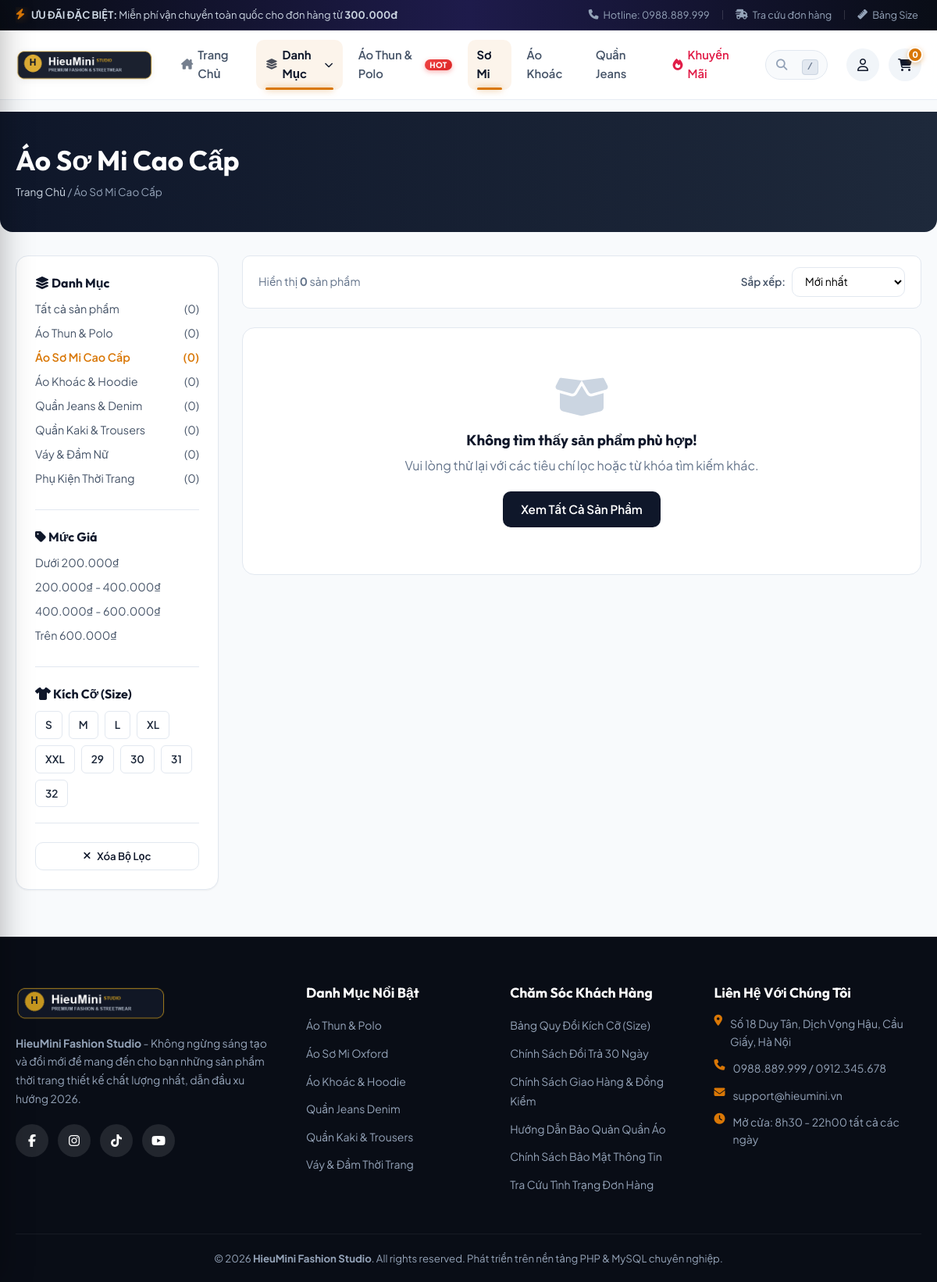
/products.php?cat=ao-so-mi, run on the app's committed database.
### tables this page shows
CREATE TABLE IF NOT EXISTS `categories` (
    `id` INT AUTO_INCREMENT PRIMARY KEY,
    `name` VARCHAR(100) NOT NULL,
    `slug` VARCHAR(100) NOT NULL UNIQUE,
    `description` TEXT DEFAULT NULL,
    `image` VARCHAR(255) DEFAULT NULL,
    `status` TINYINT(1) DEFAULT 1,
    `created_at` TIMESTAMP DEFAULT CURRENT_TIMESTAMP
);

### products.php (the view, shortened to what this page needs)
<?php
require_once __DIR__ . '/includes/header.php';
$catSlug = isset($_GET['cat']) ? trim($_GET['cat']) : '';
$keyword = isset($_GET['keyword']) ? trim($_GET['keyword']) : '';
$priceRange = isset($_GET['price']) ? trim($_GET['price']) : '';
$selectedSize = isset($_GET['size']) ? trim($_GET['size']) : '';
$sort = isset($_GET['sort']) ? trim($_GET['sort']) : 'newest';
$cats = $pdo->query("SELECT c.*, COUNT(p.id) as product_count FROM categories c LEFT JOIN products p ON c.id = p.category_id AND p.status = 1 WHERE c.status = 1 GROUP BY c.id ORDER BY c.id ASC")->fetchAll();
$query = "SELECT p.*, c.name as category_name, c.slug as category_slug FROM products p JOIN categories c ON p.category_id = c.id WHERE p.status = 1";
$params = [];
if ($catSlug) {
    $query .= " AND c.slug = ?";
    $params[] = $catSlug;
}
switch ($sort) {
    case 'newest':
    default:
        $query .= " ORDER BY p.id DESC";
        break;
}
$stmt = $pdo->prepare($query);
$stmt->execute($params);
$products = $stmt->fetchAll();
$currentCatName = "Tất Cả Sản Phẩm Thời Trang";
if ($catSlug) {
    foreach ($cats as $c) {
        if ($c['slug'] === $catSlug) {
            $currentCatName = $c['name'];
            break;
        }
    }
}
?>
<div class="page-header-banner">
    <div class="container">
        <h1><?= htmlspecialchars($currentCatName) ?></h1>
        <div class="breadcrumbs">
            <a href="index.php">Trang Chủ</a> / <span><?= htmlspecialchars($currentCatName) ?></span>
        </div>
    </div>
</div>
<div class="container">
    <div class="shop-layout">
        <aside class="shop-sidebar">
            <div class="filter-group">
                <h4 class="filter-title"><i class="fa-solid fa-layer-group"></i> Danh Mục</h4>
                <ul class="filter-list">
                    <li>
                        <a href="products.php" class="<?= empty($catSlug) ? 'active' : '' ?>">
                            <span>Tất cả sản phẩm</span>
                            <span>(<?= array_sum(array_column($cats, 'product_count')) ?>)</span>
                        </a>
                    </li>
                    <?php foreach ($cats as $c): ?>
                        <li>
                            <a href="products.php?cat=<?= $c['slug'] ?>" class="<?= $catSlug === $c['slug'] ? 'active' : '' ?>">
                                <span><?= htmlspecialchars($c['name']) ?></span>
                                <span>(<?= $c['product_count'] ?>)</span>
                            </a>
                        </li>
                    <?php endforeach; ?>
                </ul>
            </div>
            <div class="filter-group">
                <h4 class="filter-title"><i class="fa-solid fa-tag"></i> Mức Giá</h4>
                <ul class="filter-list">
                    <li><a href="products.php?<?= http_build_query(array_merge($_GET, ['price' => 'under_200'])) ?>" class="<?= $priceRange === 'under_200' ? 'active' : '' ?>">Dưới 200.000₫</a></li>
                    <li><a href="products.php?<?= http_build_query(array_merge($_GET, ['price' => '200_400'])) ?>" class="<?= $priceRange === '200_400' ? 'active' : '' ?>">200.000₫ - 400.000₫</a></li>
                    <li><a href="products.php?<?= http_build_query(array_merge($_GET, ['price' => '400_600'])) ?>" class="<?= $priceRange === '400_600' ? 'active' : '' ?>">400.000₫ - 600.000₫</a></li>
                    <li><a href="products.php?<?= http_build_query(array_merge($_GET, ['price' => 'above_600'])) ?>" class="<?= $priceRange === 'above_600' ? 'active' : '' ?>">Trên 600.000₫</a></li>
                </ul>
            </div>
            <div class="filter-group">
                <h4 class="filter-title"><i class="fa-solid fa-shirt"></i> Kích Cỡ (Size)</h4>
                <div class="size-pill-group">
                    <?php $sizesList = ['S', 'M', 'L', 'XL', 'XXL', '29', '30', '31', '32']; ?>
                    <?php foreach ($sizesList as $sz): ?>
                        <a href="products.php?<?= http_build_query(array_merge($_GET, ['size' => ($selectedSize === $sz ? '' : $sz)])) ?>" class="size-pill <?= $selectedSize === $sz ? 'active' : '' ?>">
                            <?= $sz ?>
                        </a>
                    <?php endforeach; ?>
                </div>
            </div>
            <?php if ($catSlug || $keyword || $priceRange || $selectedSize): ?>
                <div style="margin-top: 20px;">
                    <a href="products.php" class="btn btn-outline btn-sm btn-block">
                        <i class="fa-solid fa-xmark"></i> Xóa Bộ Lọc
                    </a>
                </div>
            <?php endif; ?>
        </aside>
        <main>
            <div class="shop-top-toolbar">
                <div style="font-size: 0.9rem; color: var(--text-muted);">
                    Hiển thị <strong><?= count($products) ?></strong> sản phẩm
                </div>
                <form method="GET" style="display: flex; align-items: center; gap: 8px;">
                    <label style="font-size: 0.85rem; color: var(--secondary); font-weight: 600;">Sắp xếp:</label>
                    <select name="sort" class="sort-select" onchange="this.form.submit()">
                        <option value="newest" <?= $sort === 'newest' ? 'selected' : '' ?>>Mới nhất</option>
                    </select>
                </form>
            </div>
            <?php if (empty($products)): ?>
                <div style="background: #fff; border-radius: var(--radius-lg); padding: 60px; text-align: center; border: 1px solid var(--border);">
                    <i class="fa-solid fa-box-open" style="font-size: 3.5rem; color: #cbd5e1; margin-bottom: 16px;"></i>
                    <h3 style="margin-bottom: 8px;">Không tìm thấy sản phẩm phù hợp!</h3>
                    <p style="color: var(--text-muted); margin-bottom: 20px;">Vui lòng thử lại với các tiêu chí lọc hoặc từ khóa tìm kiếm khác.</p>
                    <a href="products.php" class="btn btn-primary">Xem Tất Cả Sản Phẩm</a>
                </div>
            <?php endif; ?>
        </main>
    </div>
</div>
<?php require_once __DIR__ . '/includes/footer.php'; ?>

### assets/css/style.css (style rules this page uses)
:root { --primary: #0f172a; --primary-hover: #1e293b; --accent: #d97706; --accent-light: #fef3c7; --accent-hover: #b45309; --secondary: #475569; --success: #10b981; --danger: #ef4444; --warning: #f59e0b; --info: #0ea5e9; --bg-main: #f8fafc; --bg-card: #ffffff; --bg-dark: #090d16; --border: #e2e8f0; --border-focus: #cbd5e1; --text-main: #1e293b; --text-muted: #64748b; --text-light: #94a3b8; --text-white: #ffffff; --shadow-sm: 0 1px 2px 0 rgb(0 0 0 / 0.05); --shadow-md: 0 4px 6px -1px rgb(0 0 0 / 0.1), 0 2px 4px -2px rgb(0 0 0 / 0.1); --shadow-lg: 0 10px 15px -3px rgb(0 0 0 / 0.1), 0 4px 6px -4px rgb(0 0 0 / 0.1); --shadow-xl: 0 20px 25px -5px rgb(0 0 0 / 0.1), 0 8px 10px -6px rgb(0 0 0 / 0.1); --radius-sm: 6px; --radius-md: 10px; --radius-lg: 16px; --radius-full: 9999px; --transition: all 0.25s cubic-bezier(0.4, 0, 0.2, 1); --font-main: 'Plus Jakarta Sans', -apple-system, BlinkMacSystemFont, sans-serif; --font-heading: 'Outfit', sans-serif; }
*, *::before, *::after { box-sizing: border-box; margin: 0; padding: 0; }
html { scroll-behavior: smooth; }
body { font-family: var(--font-main); background-color: var(--bg-main); color: var(--text-main); line-height: 1.6; -webkit-font-smoothing: antialiased; }
ul { list-style: none; }
button, input, select, textarea { font-family: inherit; font-size: inherit; }
.container { width: 100%; max-width: 1240px; margin-left: auto; margin-right: auto; padding-left: 20px; padding-right: 20px; }
h1, h2, h3, h4, h5, h6 { font-family: var(--font-heading); font-weight: 700; color: var(--primary); line-height: 1.25; }
.btn { display: inline-flex; align-items: center; justify-content: center; gap: 8px; padding: 10px 22px; border-radius: var(--radius-md); font-weight: 600; font-size: 0.95rem; border: 1px solid transparent; cursor: pointer; transition: var(--transition); }
.btn-primary { background: var(--primary); color: white; }
.btn-outline { border-color: var(--border); background: transparent; color: var(--primary); }
.btn-sm { padding: 6px 14px; font-size: 0.825rem; }
.btn-block { width: 100%; }
.page-header-banner { background: linear-gradient(to right, #0f172a, #1e293b); color: white; padding: 40px 0; margin-bottom: 30px; border-radius: 0 0 var(--radius-lg) var(--radius-lg); }
.page-header-banner h1 { color: white; font-size: 2.2rem; margin-bottom: 8px; }
.breadcrumbs { font-size: 0.85rem; color: #94a3b8; }
.breadcrumbs a { color: #cbd5e1; }
.shop-layout { display: grid; grid-template-columns: 260px 1fr; gap: 30px; margin-bottom: 60px; }
.shop-sidebar { background: #fff; padding: 24px; border-radius: var(--radius-lg); border: 1px solid var(--border); box-shadow: var(--shadow-sm); height: fit-content; }
.filter-group { margin-bottom: 24px; padding-bottom: 20px; border-bottom: 1px solid var(--border); }
.filter-title { font-size: 1rem; font-weight: 700; margin-bottom: 12px; color: var(--primary); }
.filter-list li { margin-bottom: 8px; }
.filter-list a { font-size: 0.9rem; color: var(--secondary); display: flex; justify-content: space-between; }
.filter-list a:hover, .filter-list a.active { color: var(--accent); font-weight: 600; }
.size-pill-group { display: flex; flex-wrap: wrap; gap: 8px; }
.size-pill { padding: 6px 12px; border: 1px solid var(--border); border-radius: var(--radius-sm); font-size: 0.85rem; font-weight: 600; cursor: pointer; background: #fff; transition: var(--transition); }
.shop-top-toolbar { background: #fff; padding: 14px 20px; border-radius: var(--radius-md); border: 1px solid var(--border); display: flex; justify-content: space-between; align-items: center; margin-bottom: 24px; }
.sort-select { padding: 8px 12px; border-radius: var(--radius-md); border: 1px solid var(--border); font-size: 0.875rem; background: #fff; }

### data on the page
categories: name "Áo Sơ Mi Cao Cấp", product_count "0"
categories: name "Áo Thun & Polo", product_count "0"
categories: name "Áo Khoác & Hoodie", product_count "0"
categories: name "Quần Jeans & Denim", product_count "0"
categories: name "Quần Kaki & Trousers", product_count "0"
categories: name "Váy & Đầm Nữ", product_count "0"
categories: name "Phụ Kiện Thời Trang", product_count "0"

### other printed values
$cartCount "0"
array_sum(array_column($cats, 'product_count')) "0"
$sz "S"
$sz "M"
$sz "L"
$sz "XL"
$sz "XXL"
$sz "29"
$sz "30"
$sz "31"
$sz "32"
count($products) "0"
